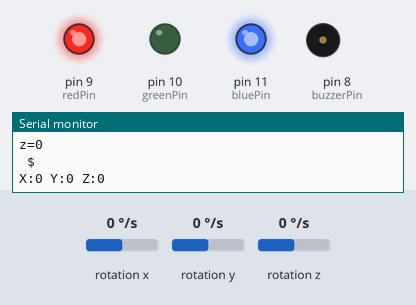
This sketch was run on a simulated Arduino Uno, built with avr-gcc and run on an emulated ATmega328P. On the bench: output pins drawn as LEDs (lit = HIGH), buzzer (waves = sounding, pin HIGH), the last lines printed to the serial monitor. Wiring (inferred from the names in the program): L3G4200D gyroscope at I2C address 0x69. The test bench sets the inputs (shaded band); at power-on: rotation x 0 °/s, rotation y 0 °/s, rotation z 0 °/s.

Above: at 2.7 s.
2.8 s: rotation x set to -13 °/s
5.0 s: rotation x set to -16 °/s
At 6.07 s:
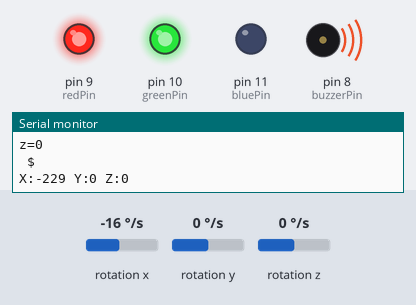
At 6.62 s:
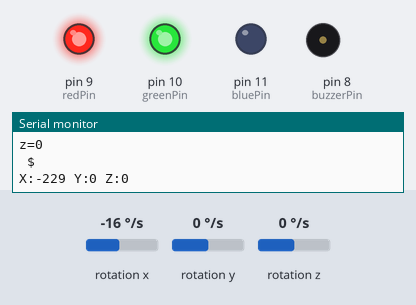
8.0 s: rotation y set to -33 °/s
11.0 s: rotation y set to -39 °/s
At 13.0 s:
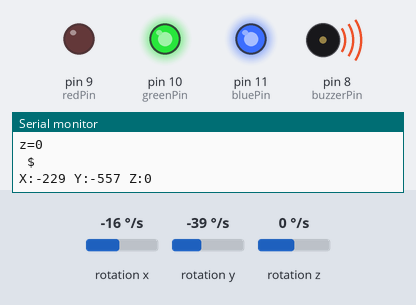
Timing chart, 0 to 15.0 s (numbered marks = the images above; inputs shaded):
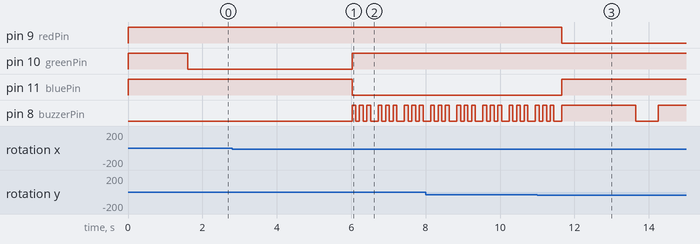

Measured:
- the behaviour switches between -14 and -15 °/s on rotation x (found by bisection; images 0 and 1)
- the behaviour switches between -35 and -36 °/s on rotation y (found by bisection; images 2 and 3)
- after the input at 5.0 s, pin 10 (greenPin): LOW → HIGH after 1.0 s; pin 11 (bluePin): HIGH → LOW after 1.0 s; pin 8 (buzzerPin): LOW → HIGH after 1.0 s, then repeats every 0.70 s: 2 × (LOW 0.10 s, HIGH 0.10 s), LOW 0.20 s, HIGH 0.10 s
- after the input at 11.0 s, pin 9 (redPin): HIGH → LOW after 0.65 s; pin 11 (bluePin): LOW → HIGH after 0.65 s

The sketch:

myearthquake1.ino
```cpp
#include <Wire.h>
#define CTRL_REG1 0x20
#define CTRL_REG2 0x21
#define CTRL_REG3 0x22
#define CTRL_REG4 0x23
#define CTRL_REG5 0x24


const int redPin = 9;
const int greenPin = 10;
const int bluePin = 11;
const int buzzerPin = 8;
int L3G4200D_Address = 105; //I2C address of the L3G4200D

int x;
int y;
int z;

int xsample=0;
int ysample=0;
int zsample=0;

/*Macros*/
#define samples 65
#define max2Val 500 // max change limit
#define min2Val -500 // min change limit
#define max1Val 200 // max change limit
#define min1Val -200 // min change limit
#define buzTime 3000 // buzzer on time
 void setup()
 {
  Serial.begin(9600);
  Wire.begin();
  pinMode(redPin, OUTPUT);
  pinMode(greenPin, OUTPUT);
  pinMode(bluePin, OUTPUT);
  pinMode(buzzerPin, OUTPUT);
  digitalWrite(greenPin, HIGH);
  digitalWrite(redPin, HIGH);
  digitalWrite(bluePin, HIGH);
  Serial.println("starting up L3G4200D");
  setupL3G4200D(2000); // Configure L3G4200  - 250, 500 or 2000 deg/sec
  delay(1500); //wait for the sensor to be ready
  getGyroValues();
for(int i=0;i<samples;i++) // taking samples for calibration
{
xsample+=x;
ysample+=y;
zsample+=z;
}
xsample/=samples; // taking avg for x
ysample/=samples; // taking avg for y
zsample/=samples; // taking avg for z


}
void loop(){
  getGyroValues();  // This will update x, y, and z with new values

  Serial.print("X:");
  Serial.print(x); //Here you can do some operations befor you use that value
                   //For example set it on a surface and substract or add numbers to get 0,0,0 if you want that position to be your reference
  Serial.print(" Y:");
  Serial.print(y);

  Serial.print(" Z:");
  Serial.println(z);
int value1=x; // reading x out
int value2=y; //reading y out
int value3=z; //reading z out

  delay(100); //Just here to slow down the serial to make it more readable


int xValue=xsample-value1; // finding change in x
int yValue=ysample-value2; // finding change in y
int zValue=zsample-value3; // finding change in z

/* comparing change with predefined limits*/
if(xValue < min2Val || xValue > max2Val || yValue < min2Val || yValue > max2Val || zValue < min2Val || zValue > max2Val)
{
    digitalWrite(redPin, LOW);
    digitalWrite(greenPin, HIGH);
    digitalWrite(bluePin, HIGH);
    digitalWrite(buzzerPin, HIGH);
    delay(2000);
    digitalWrite(buzzerPin, LOW);
    delay(500);

}
 else if(xValue < min1Val || xValue > max1Val || yValue < min1Val || yValue > max1Val || zValue < min1Val || zValue > max1Val)
 {
    digitalWrite(bluePin, LOW);
    digitalWrite(redPin, HIGH);
    digitalWrite(greenPin, HIGH);
    digitalWrite(buzzerPin, HIGH);
    delay(100);
    digitalWrite(buzzerPin, LOW);
    delay(100);
    digitalWrite(buzzerPin, HIGH);
    delay(100);
    digitalWrite(buzzerPin, LOW);
    delay(100);
    digitalWrite(buzzerPin, HIGH);
    delay(100);
    digitalWrite(buzzerPin, LOW);
    delay(100);


  }
  else {
    digitalWrite(greenPin, LOW);
    digitalWrite(redPin, HIGH);
    digitalWrite(bluePin, HIGH);
    delay(1000);

  }
//to print for graph
Serial.print("x=");
Serial.println(xValue);
Serial.print("y=");
Serial.println(yValue);
Serial.print("z=");
Serial.println(zValue);
Serial.println(" $");
}
void getGyroValues(){

  byte xMSB = readRegister(L3G4200D_Address, 0x29);
  byte xLSB = readRegister(L3G4200D_Address, 0x28);
  x = ((xMSB << 8) | xLSB);

  byte yMSB = readRegister(L3G4200D_Address, 0x2B);
  byte yLSB = readRegister(L3G4200D_Address, 0x2A);
  y = ((yMSB << 8) | yLSB);

  byte zMSB = readRegister(L3G4200D_Address, 0x2D);
  byte zLSB = readRegister(L3G4200D_Address, 0x2C);
  z = ((zMSB << 8) | zLSB);
}

int setupL3G4200D(int scale){
  //From  Jim Lindblom of Sparkfun's code

  // Enable x, y, z and turn off power down:
  writeRegister(L3G4200D_Address, CTRL_REG1, 0b00001111);

  // If you'd like to adjust/use the HPF, you can edit the line below to configure CTRL_REG2:
  writeRegister(L3G4200D_Address, CTRL_REG2, 0b00000000);

  // Configure CTRL_REG3 to generate data ready interrupt on INT2
  // No interrupts used on INT1, if you'd like to configure INT1
  // or INT2 otherwise, consult the datasheet:
  writeRegister(L3G4200D_Address, CTRL_REG3, 0b00001000);

  // CTRL_REG4 controls the full-scale range, among other things:

  if(scale == 250){
    writeRegister(L3G4200D_Address, CTRL_REG4, 0b00000000);
  }else if(scale == 500){
    writeRegister(L3G4200D_Address, CTRL_REG4, 0b00010000);
  }else{
    writeRegister(L3G4200D_Address, CTRL_REG4, 0b00110000);
  }

  // CTRL_REG5 controls high-pass filtering of outputs, use it
  // if you'd like:
  writeRegister(L3G4200D_Address, CTRL_REG5, 0b00000000);
}

void writeRegister(int deviceAddress, byte address, byte val) {
    Wire.beginTransmission(deviceAddress); // start transmission to device
    Wire.write(address);       // send register address
    Wire.write(val);         // send value to write
    Wire.endTransmission();     // end transmission
}

int readRegister(int deviceAddress, byte address){

    int v;
    Wire.beginTransmission(deviceAddress);
    Wire.write(address); // register to read
    Wire.endTransmission();

    Wire.requestFrom(deviceAddress, 1); // read a byte

    while(!Wire.available()) {
        // waiting
    }

    v = Wire.read();
    return v;
}
```
